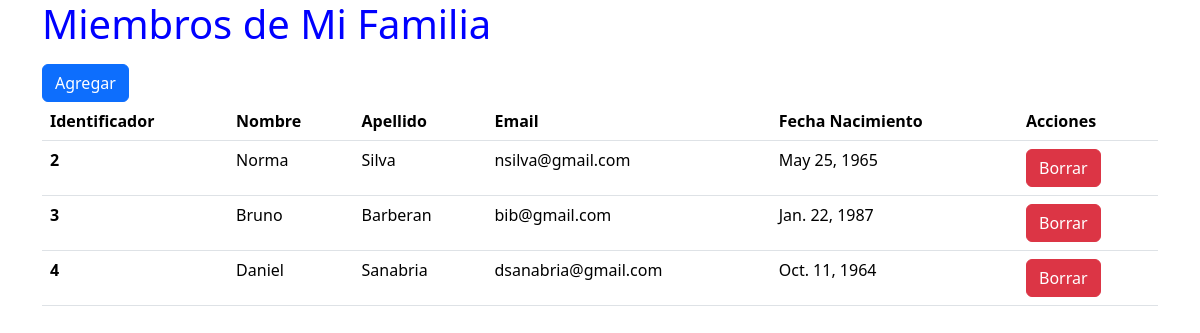
Screenshot of /familia/ with the database file from the repository.
### familia/models.py (models this page shows)
class Persona(models.Model):
    nombre = models.CharField(max_length=100)
    apellido = models.CharField(max_length=100)
    email = models.CharField(max_length=100)
    fecha_nacimiento = models.DateField()

### familia/views.py (the view)
# urls.py: path('', views.index, name="index"),
def index(request):
    personas = Persona.objects.all()
    template = loader.get_template('familia/index.html')
    context = {
        'personas': personas,
    }
    return HttpResponse(template.render(context, request))

### familia/templates/familia/index.html (shortened to what this page needs)
{% load bootstrap5 %}
{% bootstrap_css %}
<div class="container">
    <div class="row">
      <div class="col">
        <h1><p style="color:blue">Miembros de Mi Familia</p></h1>
        {% url 'agregar' as agregar_url %}
        {% bootstrap_button "Agregar" size="sm" button_class="btn-primary" button_type="link" href=agregar_url %}
      </div>
      </div>
      <dov class="row">
      <div class="col">
        {% if personas %}
        <table class="table">
            <thead>
                <th scope="col">Identificador</th>
                <th scope="col">Nombre</th>
                <th scope="col">Apellido</th>
                <th scope="col">Email</th>
                <th scope="col">Fecha Nacimiento</th>
                <th scope="col">Acciones</th>
            </thead>
            {% for p in personas %}
            <tbody>
                <tr>
                    <th scope="row">{{p.id}} </th>
                    <td> {{p.nombre}} </td>
                    <td> {{p.apellido}} </td>
                    <td> {{p.email}} </td>
                    <td> {{p.fecha_nacimiento}} </td>
                    {% url 'borrar' identificador=p.id as borrar_url %}
                    <td>{% bootstrap_button "Borrar" size="sm" button_class="btn-danger" button_type="link" href=borrar_url %}</td>
                </tr>
            </tbody>
            {% endfor %}
        </table>
        {% else %}
            <p>No tienes familiares cargados</p>
        {% endif %}
      </div>
    </div>

### rows the page displays
Persona: id "2", nombre "Norma", apellido "Silva", email "nsilva@gmail.com", fecha_nacimiento "May 25, 1965", bootstrap_button "Borrar"
Persona: id "3", nombre "Bruno", apellido "Barberan", email "bib@gmail.com", fecha_nacimiento "Jan. 22, 1987", bootstrap_button "Borrar"
Persona: id "4", nombre "Daniel", apellido "Sanabria", email "dsanabria@gmail.com", fecha_nacimiento "Oct. 11, 1964", bootstrap_button "Borrar"
